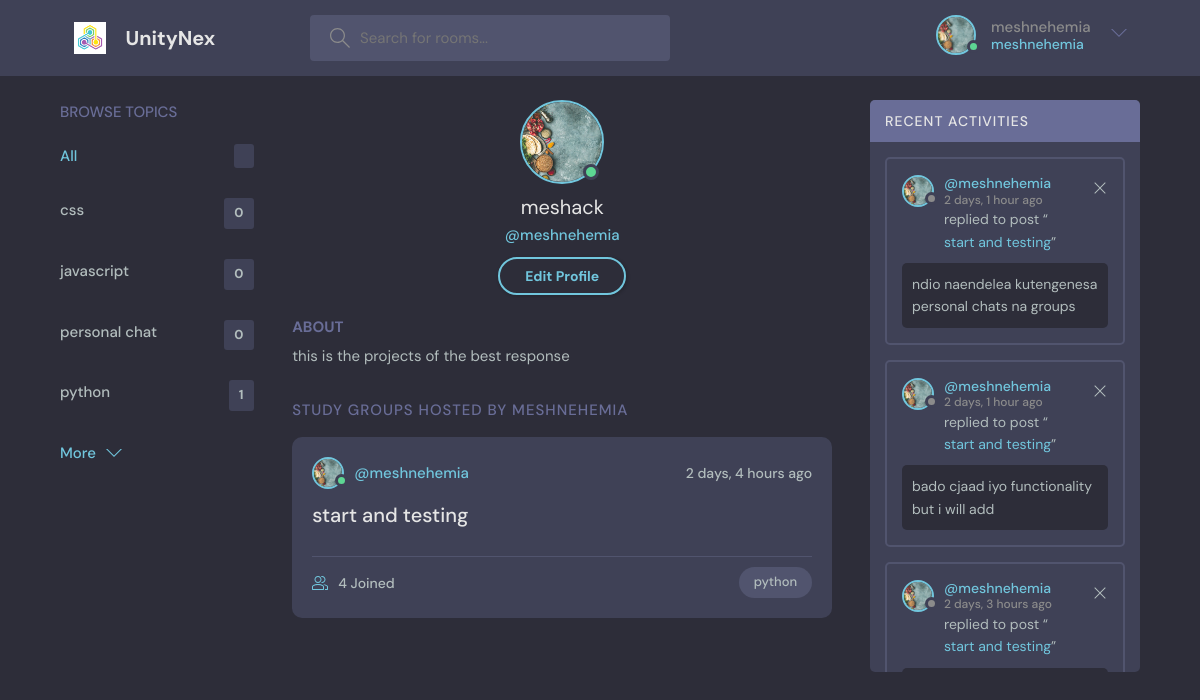
The app's page /profile/2/ (signed in) with its own data.
### socialmedia/models.py (models this page shows, shortened)
class User(AbstractUser):
    name = models.CharField(max_length=200, null=True)
    email = models.EmailField(unique=True, null=True)
    bio = models.TextField(null=True)
    avator = models.ImageField(null=True, upload_to='profile/', default="profile/avatar.svg")
    USERNAME_FIELD = 'email'
    REQUIRED_FIELDS = []

class Topic(models.Model):
    name = models.CharField(max_length=200)

class Room(models.Model):
    host = models.ForeignKey(User, on_delete=models.SET_NULL, null=True)
    topic = models.ForeignKey(Topic, on_delete=models.SET_NULL, null=True)
    name = models.CharField(max_length=200)
    description = models.TextField(null=True, blank=True)
    participants = models.ManyToManyField(User, related_name='participants', blank=True)
    updated = models.DateTimeField(auto_now=True)
    created = models.DateTimeField(auto_now_add=True)
    class Meta:
        ordering = ['-updated', '-created']

class Message(models.Model):
    user = models.ForeignKey(User, on_delete=models.CASCADE)
    room = models.ForeignKey(Room, on_delete=models.CASCADE)
    body = models.TextField()
    updated = models.DateTimeField(auto_now=True)
    created = models.DateTimeField(auto_now_add=True)
    class Meta:
        ordering = ['-updated', '-created']

### socialmedia/views.py (the view)
# urls.py: path('profile/<str:pk>/', views.userProfile, name='user-profile'),
@login_required(login_url='login')
@csrf_exempt
def userProfile(request, pk):
    user = User.objects.get(id=pk)
    rooms = user.room_set.all()
    room_messages = user.message_set.all()
    topics = Topic.objects.all()
    context = {'user': user, 'rooms': rooms, 'room_messages': room_messages, 'topics': topics}
    return render(request, 'socialmedia/profile.html', context)

### socialmedia/templates/socialmedia/profile.html
{% extends 'main.html' %}
{% block content %}
    <main class="profile-page layout layout--3">
        <div class="container">
            {% include 'socialmedia/topics_component.html' %}
            <div class="roomList checking">
                <div class="profile">
                    <div class="profile__avatar">
                        <div class="avatar avatar--large active">
                            <img src="{{ user.avator.url }}"/>
                        </div>
                    </div>
                    <div class="profile__info">
                        <h3>{{ user.name }}</h3>
                        <p>@{{ user.username }}</p>
                        {% if request.user == user %}
                            <a href="{% url 'update-user' %}" class="btn btn--main btn--pill">Edit Profile</a>
                        {% else %}
                            <a href="{% url 'chatwithme' user.id %}" class="btn btn--main btn--pill">Send messsage</a>
                        {% endif %}
                    </div>
                    <div class="profile__about">
                        <h3>About</h3>
                        <p>
                            {{ user.bio }}
                        </p>
                    </div>
                </div>
                <div class="roomList__header">
                    <div>
                        <h2>Study Groups Hosted by {{ user.username }}</h2>
                    </div>
                </div>
                {% include 'socialmedia/feed_component.html' %}
            </div>
            {% include 'socialmedia/activity_component.html' %}
        </div>
    </main>
{% endblock content %}

### templates/main.html (shortened to what this page needs)
<!DOCTYPE html>
{%load static%}
<html lang="en">
  <head>
    <link rel="stylesheet" href="{% static 'styles/style.css'%}" />
  </head>
  <body>
        {%include 'navbar.html'%}
        {%block content %}
        {% endblock content%}
  </body>
</html>

### templates/navbar.html (shortened to what this page needs)
{% load static %}
<header class="header header--loggedIn">
    <div class="container">
        <a href="{% url 'home' %}" class="header__logo">
            <img src="{% static 'images/icons/logo.png' %}"/>
            <h1>UnityNex</h1>
        </a>
        <form class="header__search" action="{% url 'home' %}" method="get">
            <label>
                <input type="text" name="q" placeholder="Search for rooms..."/>
            </label>
        </form>
        <nav class="header__menu">
            {% if request.user.is_authenticated %}
                <div class="header__user">
                    <a href="{% url 'user-profile' request.user.id %}">
                        <div class="avatar avatar--medium active">
                            <img src="{{ request.user.avator.url }}"/>
                        </div>
                        <p>{{ request.user.username }} <span>{{ request.user.username }}</span></p>
                    </a>
                    <button class="dropdown-button">
                        <svg version="1.1" xmlns="http://www.w3.org/2000/svg" width="32" height="32"
                             viewBox="0 0 32 32">
                            <title>chevron-down</title>
                            <path d="M16 21l-13-13h-3l16 16 16-16h-3l-13 13z"></path>
                        </svg>
                    </button>
                </div>
            {% else %}
                <a href="{% url 'login' %}">
                    <img src="{% static 'images/profilesImages/avatar.svg' %}"/>
                    <p>Login</p>
                </a>
            {% endif %}
        </nav>
    </div>
</header>

### socialmedia/templates/socialmedia/topics_component.html
<div class="topics">
    <div class="topics__header">
        <h2>Browse Topics</h2>
    </div>
    <ul class="topics__list">
        <li>
            <a href="{% url 'home' %}" class="active">All <span>{{ topic.count }}</span></a>
        </li>
        {% for topic in topics %}
            <li>
                <a href="{% url 'home' %}?q={{ topic.name }}">{{ topic.name }}
                    <span>{{ topic.room_set.all.count }}</span></a>
            </li>
        {% endfor %}
    </ul>
    <a class="btn btn--link" href="{% url 'topics' %}">
        More
        <svg version="1.1" xmlns="http://www.w3.org/2000/svg" width="32" height="32" viewBox="0 0 32 32">
            <title>chevron-down</title>
            <path d="M16 21l-13-13h-3l16 16 16-16h-3l-13 13z"></path>
        </svg>
    </a>
</div>

### socialmedia/templates/socialmedia/feed_component.html (shortened to what this page needs)
{%for room in rooms%}
    <div class="roomListRoom">
        <div class="roomListRoom__header">
        <a href="{% url 'user-profile' room.host.id %}" class="roomListRoom__author">
            <div class="avatar avatar--small active">
            <img src="{{room.host.avator.url}}" />
            </div>
            <span>@{{room.host.username}}</span>
        </a>
        <div class="roomListRoom__actions">
            <span>{{room.created|timesince}} ago</span>
        </div>
        </div>
        <div class="roomListRoom__content">
        <a href="{% url 'room' room.id%}">{{room.name}}</a>
        </div>
        <div class="roomListRoom__meta">
        <a  href="{% url 'room' room.id%}"  class="roomListRoom__joined">
            {{ room.participants.all.count }} Joined
        </a>
        <p class="roomListRoom__topic">{{room.topic.name}}</p>
        </div>
    </div>
{%endfor%}

### socialmedia/templates/socialmedia/activity_component.html
<div class="activities">
    <div class="activities__header">
        <h2>Recent Activities</h2>
    </div>
<div class="checking">
    {% for message in room_messages %}
        <div class="activities__box">
            <div class="activities__boxHeader roomListRoom__header">
                <a href="{% url 'user-profile' message.user.id %}" class="roomListRoom__author">
                    <div class="avatar avatar--small">
                        <img src="{{ message.user.avator.url }}"/>
                    </div>
                    <p>
                        @{{ message.user.username }}
                        <span>{{ message.created|timesince }} ago</span>
                    </p>
                </a>
                {% if request.user == message.user %}
                    <div class="roomListRoom__actions">
                        <a href="{% url 'delete-message' message.id %}">
                            <svg version="1.1" xmlns="http://www.w3.org/2000/svg" width="32" height="32"
                                 viewBox="0 0 32 32">
                                <title>remove</title>
                                <path
                                        d="M27.314 6.019l-1.333-1.333-9.98 9.981-9.981-9.981-1.333 1.333 9.981 9.981-9.981 9.98 1.333 1.333 9.981-9.98 9.98 9.98 1.333-1.333-9.98-9.98 9.98-9.981z"
                                ></path>
                            </svg>
                        </a>
                    </div>
                {% endif %}
            </div>
            <div class="activities__boxContent">
                <p>replied to post “<a href="{% url 'room' message.room.id %}">{{ message.room.name }}</a>”</p>
                <div class="activities__boxRoomContent">
                    {{ message.body }}
                </div>
            </div>
        </div>
    {% endfor %}
</div>
</div>

### records on screen
User: user.avator (picture), user.username "meshnehemia", avator (picture), name "meshack", username "meshnehemia", bio "this is the projects of the best response", username "MESHNEHEMIA"
Topic: name "css", room_set.all.count "0"
Topic: name "javascript", room_set.all.count "0"
Topic: name "personal chat", room_set.all.count "0"
Topic: name "python", room_set.all.count "1"
Room: host.avator (picture), host.username "meshnehemia", created "2 days, 4 hours", name "start and testing", participants.all.count "4", topic.name "python"
Message: user.avator (picture), user.username "meshnehemia", created "2 days, 1 hour", room.name "start and testing", body "ndio naendelea kutengenesa personal chats na groups"
Message: user.avator (picture), user.username "meshnehemia", created "2 days, 1 hour", room.name "start and testing", body "bado cjaad iyo functionality but i will add"
Message: user.avator (picture), user.username "meshnehemia", created "2 days, 3 hours", room.name "start and testing"
